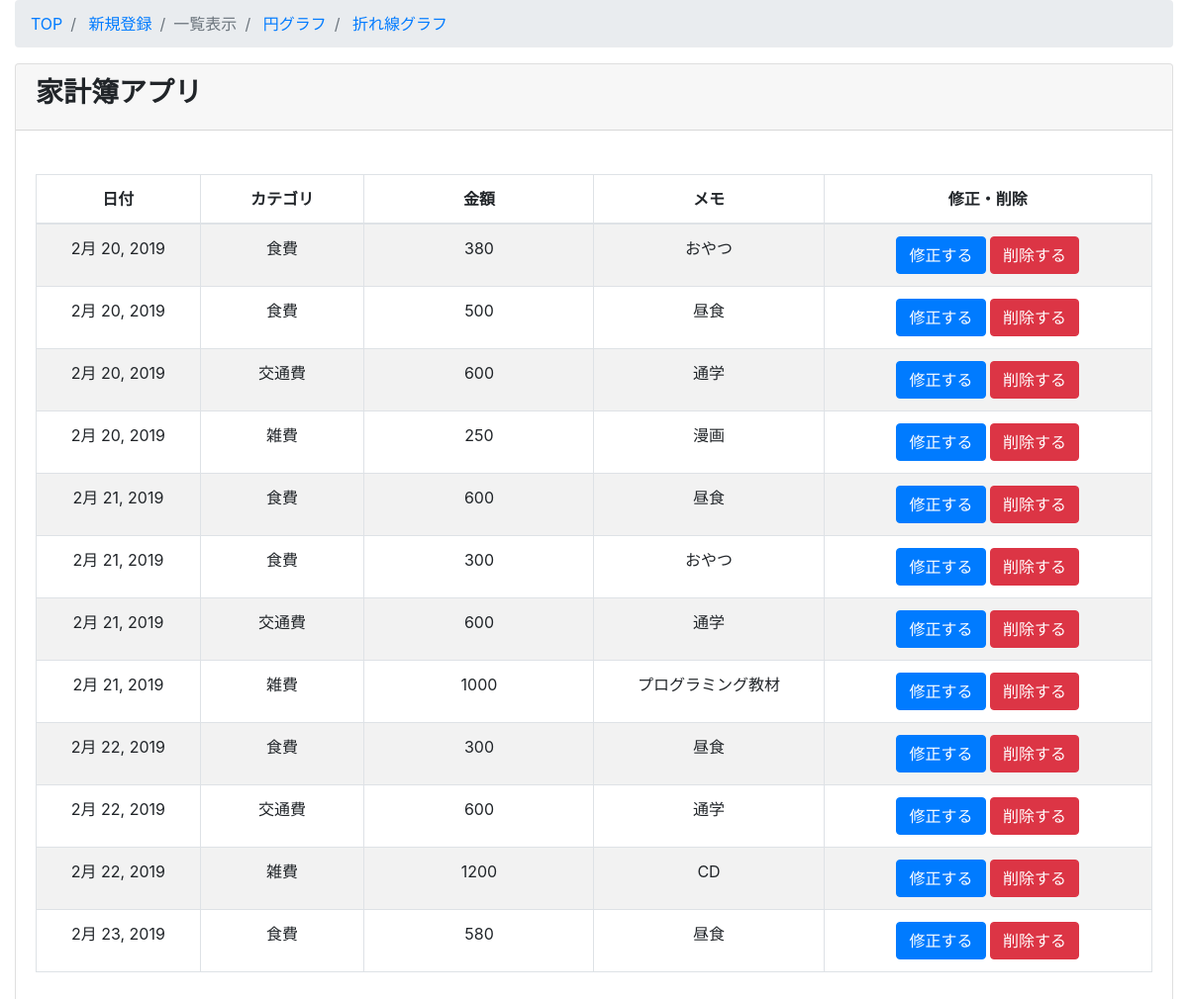
The page /kakeibo/kakeibo_list/ on the database as committed earlier.
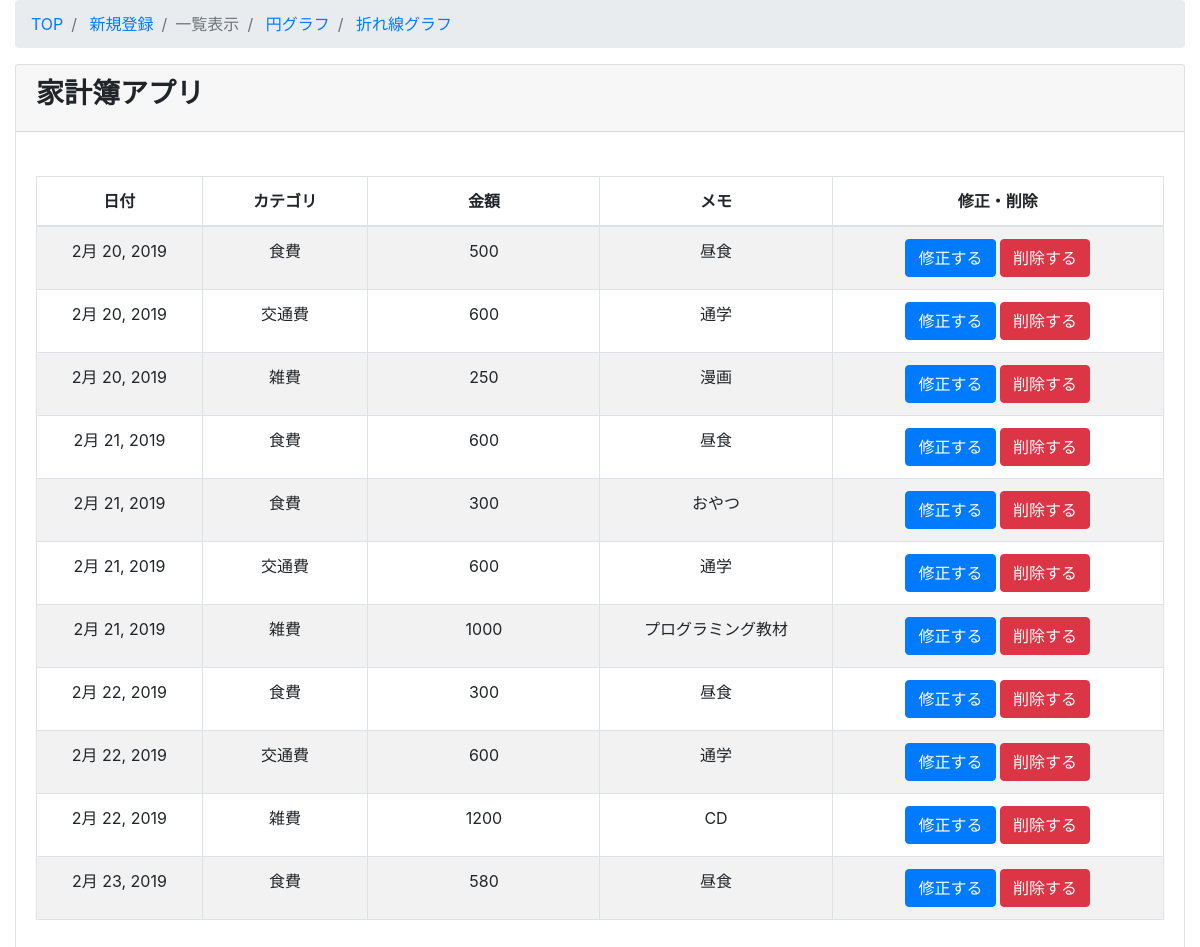
The same page on the database as committed later.
### kakeibo/models.py (models this page shows, shortened)
class Kakeibo(models.Model):
  class Meta:
    db_table = "kakeibo"
    verbose_name = "家計簿"
    verbose_name_plural = "家計簿"
  date = models.DateField(verbose_name="日付",default=datetime.now)
  category = models.ForeignKey(Category, on_delete = models.PROTECT, verbose_name="カテゴリ")
  money = models.IntegerField(verbose_name="金額", help_text="単位は日本円")
  memo = models.CharField(verbose_name="メモ", max_length=500)

class Category(models.Model):
  class Meta:
    db_table = "category"
    verbose_name = "カテゴリ"
    verbose_name_plural = "カテゴリ"
  category_name = models.CharField(max_length=255, unique=True)
  def __str__(self):
    return self.category_name

### kakeibo/views.py (the view)
# urls.py: path('kakeibo_list/', views.KakeiboListView.as_view(), name='kakeibo_list'),
class KakeiboListView(ListView):
  model = Kakeibo
  template_name = 'kakeibo/kakeibo_list.html'
  def queryset(self):
    return Kakeibo.objects.all()

### kakeibo/templates/kakeibo/kakeibo_list.html
{% extends 'kakeibo/base.html' %}
{% block content %}
<div class="content-wrapper">
  <div class="container-fluid">
    <ol class="breadcrumb">
      <li class="breadcrumb-item">
        <a href="{% url 'kakeibo:kakeibo_list' %}">TOP</a>
      </li>
      <li class="breadcrumb-item">
        <a href="{% url 'kakeibo:kakeibo_create' %}">新規登録</a>
      </li>
      <li class="breadcrumb-item active">一覧表示</li>
      <li class="breadcrumb-item">
        <a href="{% url 'kakeibo:kakeibo_circle' %}">円グラフ</a>
      </li>
      <li class="breadcrumb-item">
        <a href="{% url 'kakeibo:kakeibo_line' %}">折れ線グラフ</a>
      </li>
    </ol>
    <div class="card mb-3">
      <div class="card-header">
        <h3><b>家計簿アプリ</b></h3></div>
      <div class="card-body">
        <div class="table-responsive">
        <table width="100%" class="table table-striped table-bordered table-hover">
            <thead>
              <tr>
                <th class="text-center">日付</th>
                <th class="text-center">カテゴリ</th>
                <th class="text-center">金額</th>
                <th class="text-center">メモ</th>
                <th class="text-center">修正・削除</th>
              </tr>
            </thead>
            <tbody>
              {% for item in object_list %}
                <tr class="odd gradeX text-center">
                  <td class="text-center" width="100">{{ item.date}}</td>
                  <td class="text-center" width="100">{{ item.category }}</td>
                  <td class="text-center" width="140">{{ item.money }}</td>
                  <td class="text-center" width="140">{{ item.memo }}</td>
                  <td class="text-center" width="200">
                    <a class="btn btn-primary" href="{% url 'kakeibo:kakeibo_update' item.pk %}">修正する</a>
                    <a class="btn btn-danger" href="{% url 'kakeibo:kakeibo_delete' item.pk %}">削除する</a>
                  </td>
                </tr>
            {% endfor %}
            </tbody>
          </table>
      </div>
    </div>
    </div>
  </div>
</div>
{% endblock content %}

Rows that differ between the two databases and show on the page:
removed Kakeibo: date "2月 20, 2019", category "食費", money "380", memo "おやつ"
